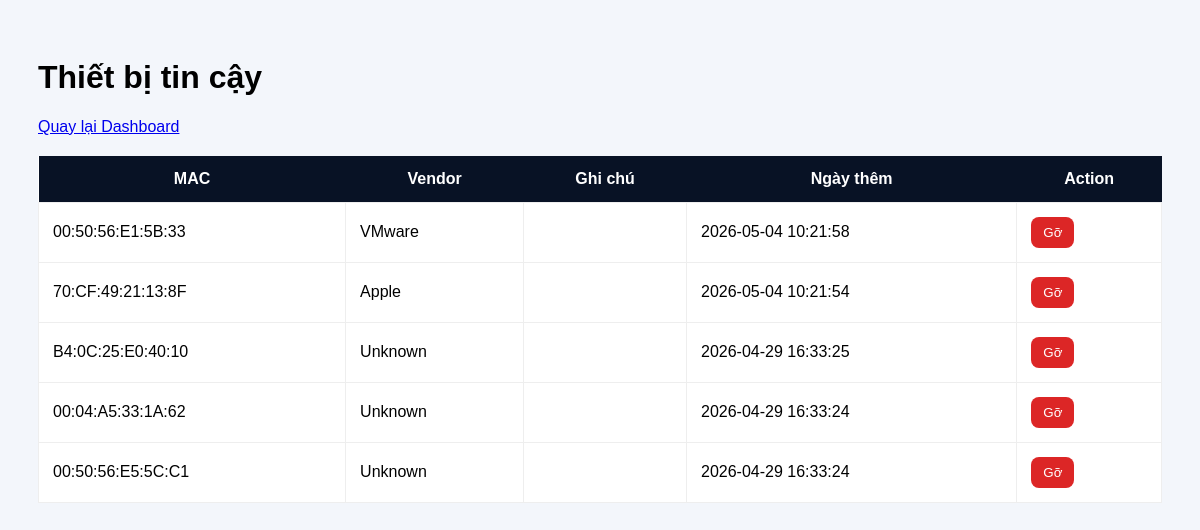
Page /trusted (signed in) on the committed database.
### tables this page shows
CREATE TABLE trusted_devices(
        id INTEGER PRIMARY KEY AUTOINCREMENT,
        mac TEXT UNIQUE,
        vendor TEXT,
        created_at TEXT
    );

### app.py (the view)
@app.route("/trusted")
@auth
def trusted_page():
    return render_template("trusted.html", rows=get_trusted())

### app.py (called while the page is built)
def auth(f):
    @wraps(f)
    def wrap(*args, **kwargs):
        if not session.get("user"):
            return redirect(url_for("login"))
        return f(*args, **kwargs)
    return wrap

### database.py (called while the page is built)
def get_connection():
    conn = sqlite3.connect(DB_NAME, timeout=10, check_same_thread=False)
    conn.row_factory = sqlite3.Row
    return conn

def get_trusted():
    conn = get_connection()
    cur = conn.cursor()
    cur.execute("SELECT * FROM trusted_devices ORDER BY id DESC")
    rows = cur.fetchall()
    conn.close()
    return rows

### templates/trusted.html (shortened to what this page needs)
<!DOCTYPE html>
<html lang="vi">
<head>
</head>
<body>
<h1>Thiết bị tin cậy</h1>
<a href="/">Quay lại Dashboard</a>
<table>
<tr><th>MAC</th><th>Vendor</th><th>Ghi chú</th><th>Ngày thêm</th><th>Action</th></tr>
{% for r in rows %}
<tr>
<td>{{ r.mac }}</td>
<td>{{ r.vendor }}</td>
<td>{{ r.note }}</td>
<td>{{ r.created_at }}</td>
<td>
<form method="POST" action="/untrust/{{ r.mac }}">
<button>Gỡ</button>
</form>
</td>
</tr>
{% endfor %}
</table>
</body>
</html>

### templates/trusted.html (style rules this page uses)
body { font-family:Arial;background:#f3f6fb;padding:30px }
a { display:inline-block;margin-bottom:20px }
table { width:100%;border-collapse:collapse;background:white }
th { background:#081225;color:white;padding:14px }
td { padding:14px;border:1px solid #eee }
button { background:#dc2626;color:white;border:none;padding:8px 12px;border-radius:8px }

### rows in the picture
trusted_devices: mac "00:50:56:E1:5B:33", vendor "VMware", created_at "2026-05-04 10:21:58"
trusted_devices: mac "70:CF:49:21:13:8F", vendor "Apple", created_at "2026-05-04 10:21:54"
trusted_devices: mac "B4:0C:25:E0:40:10", vendor "Unknown", created_at "2026-04-29 16:33:25"
trusted_devices: mac "00:04:A5:33:1A:62", vendor "Unknown", created_at "2026-04-29 16:33:24"
trusted_devices: mac "00:50:56:E5:5C:C1", vendor "Unknown", created_at "2026-04-29 16:33:24"
